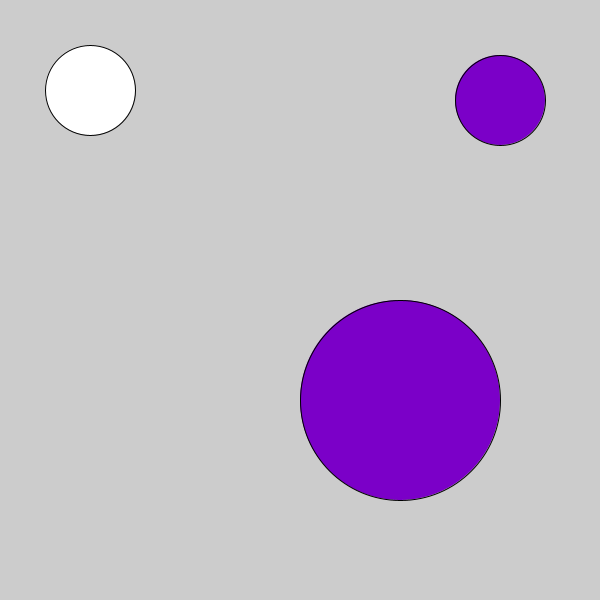
Frame 1 (no input)
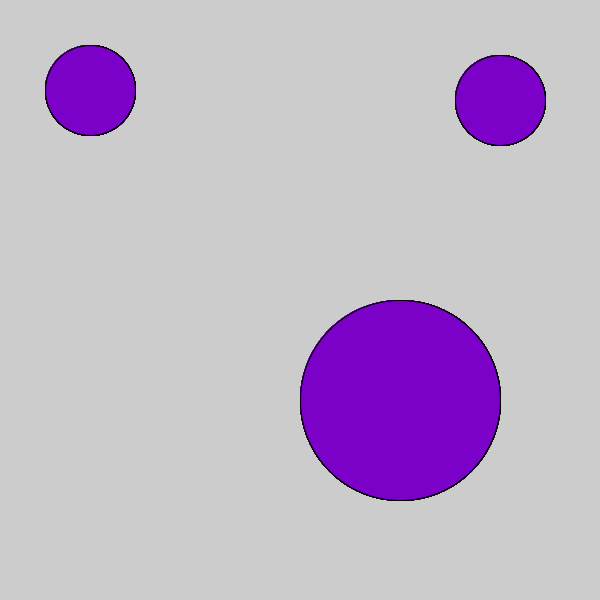
Frame 60 (the mouse pressed at the canvas centre just before this capture)
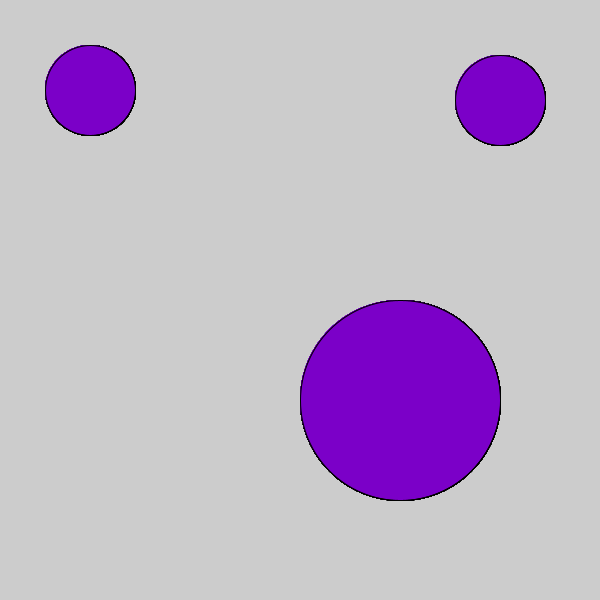
Frame 120 (the mouse held since frame 60 and released just before this capture)

The Processing sketch that drew these frames (run headless with seeded random() and noise(); from frame 60 on, the mouse is pressed at the canvas centre):

// Processing sketch: face
// ── face.pde
void setup () {
size  (600,600);
}
void draw () {
ellipse(90,90,90,90);
fill(123, 0, 200);
ellipse(500,100,90,90);

 ellipse(400,400,200,200);
}
